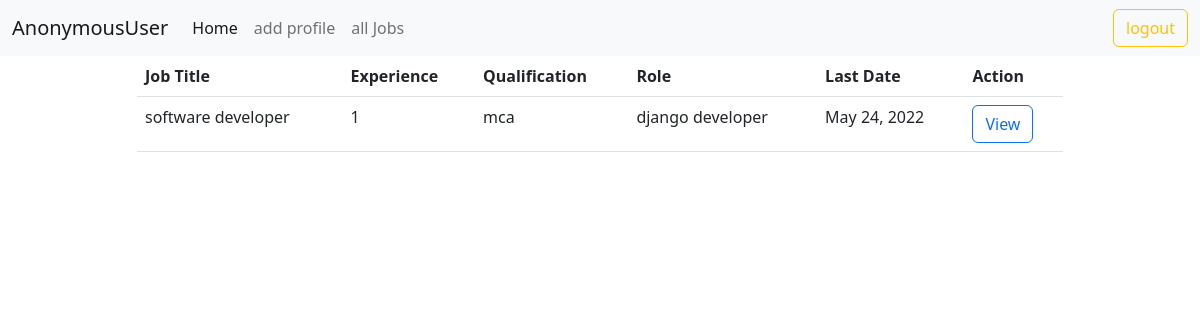
Before: /candidate/job/all with the older database file.
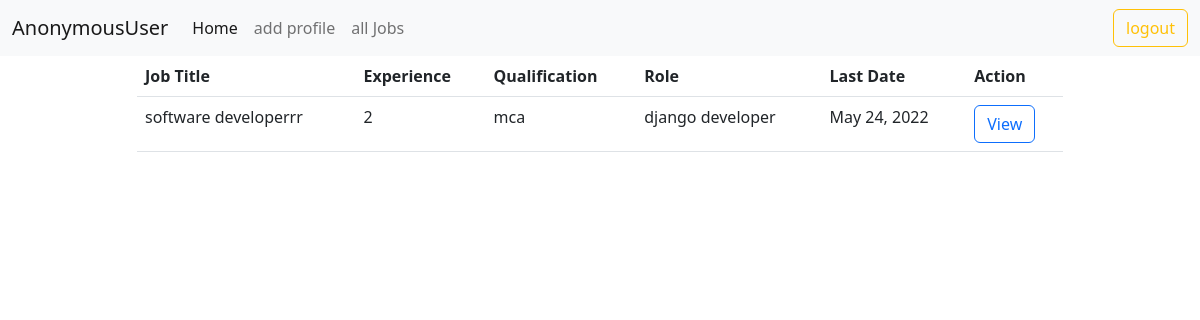
After: the same page with the newer database file.
### employer/models.py (models this page shows, shortened)
class Jobs(models.Model):
    posted_by = models.ForeignKey(User, on_delete=models.CASCADE, related_name="company")
    job_title = models.CharField(max_length=120)
    job_description = models.TextField()
    role = models.CharField(max_length=120)
    experience = models.PositiveIntegerField(default=0)
    location = models.CharField(max_length=120)
    salary = models.PositiveIntegerField()
    created_date = models.DateField(auto_now_add=True)
    last_date = models.DateField(null=True)
    qualification = models.CharField(max_length=120, null=True)

### candidate/views.py (the view)
# urls.py: path("job/all", views.CandidateJobListView.as_view(), name="cand-joblist"),
class CandidateJobListView(ListView):
    model = Jobs
    template_name = "cand-Listjobs.html"
    context_object_name = "jobs"

### candidate/templates/cand-Listjobs.html
{%extends 'base_cand.html'%}
{%block body_block%}
<div class="container">
    <div class="row">
        <div class="col-1"></div>
        <div class="col-10">
            <table class="table table-hover">
                <tr>
                    <th>Job Title</th>
                    <th>Experience</th>
                    <th>Qualification</th>
                    <th>Role</th>
                    <th>Last Date</th>
                    <th>Action</th>
                </tr>
                {%for job in jobs%}
                <td>{{job.job_title}}</td>
                <td>{{job.experience}}</td>
                <td>{{job.qualification}}</td>
                <td>{{job.role}}</td>
                <td>{{job.last_date}}</td>
                <td>
                    <a class="btn btn-outline-primary" href="{%url 'cand-jobdetail' job.id%}">View</a>
                </td>
                {%endfor%}
            </table>
        </div>
        <div class="col-1"></div>
    </div>
</div>
{%endblock%}

Changed rows visible on the page:
changed Jobs "mca": job_title "software developer" → "software developerrr"; experience "1" → "2"
